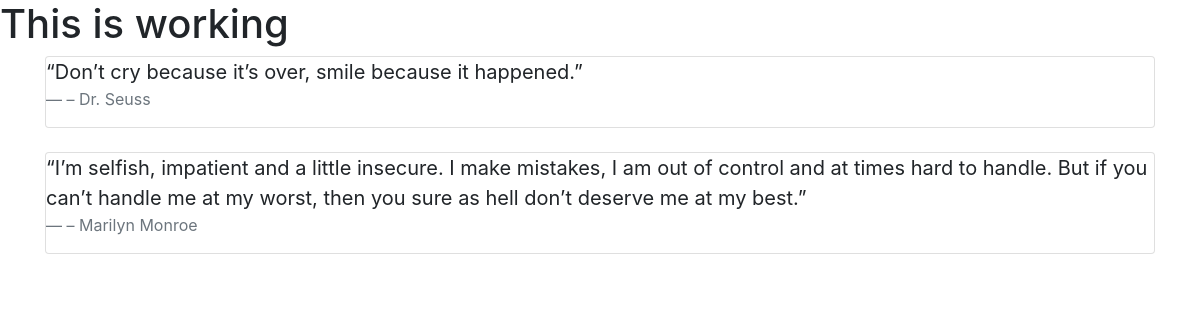
The page / on the database its author committed.
### quotes_app/models.py (models this page shows, shortened)
class Quote(models.Model):
    quote = models.TextField()
    author = models.CharField(max_length=200)
    quote_category = models.ForeignKey(
        'QuoteCategory',
        on_delete = models.CASCADE
    )

### quotes_app/views.py (the view)
# urls.py: path('', views.HomeView.as_view(), name='homeView')
class HomeView(ListView):
    template_name="home.html"
    model = Quote
    def get_queryset(self):
        query_set = super().get_queryset()
        return query_set.select_related('quote_category')

### quotes_app/templates/home.html (shortened to what this page needs)
<!DOCTYPE html>
<html>
<head>
    <link rel="stylesheet" href="https://stackpath.bootstrapcdn.com/bootstrap/4.4.1/css/bootstrap.min.css">
</head>
<body>
    <h1>This is working</h1>
    <div class="container">
        {% for quote in object_list %}
        <div class="card" >
        <blockquote class="blockquote">
            <p class="mb-0">{{ quote.quote }}</p>
            <footer class="blockquote-footer">{{ quote.author }}</footer>
          </blockquote>
        </div> <br>
        {% endfor %}
      </div>
</body>
</html>

### rows shown on the page
Quote: quote "“Don’t cry because it’s over, smile because it happened.”", author "– Dr. Seuss"
Quote: quote "“I’m selfish, impatient and a little insecure. I make mistakes, I am out of control and at times hard to handle. But if you can’t handle me at my worst, then you sure as hell don’t deserve me at my best.”", author "– Marilyn Monroe"
